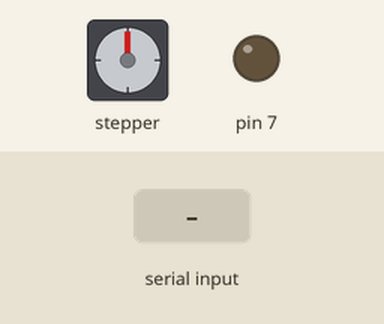
The sketch below on a simulated Arduino Uno, built with avr-gcc and run on an emulated ATmega328P. Parts: stepper motor, output pins drawn as LEDs (lit = HIGH). Inputs (shaded band) come from the test bench. Stepper angles assume 2048 steps per turn; what the sketch prints to the serial monitor is not drawn.

Above: at 1.2 s.
1.3 s: "welcome!\n" received over the second serial link
At 1.45 s:
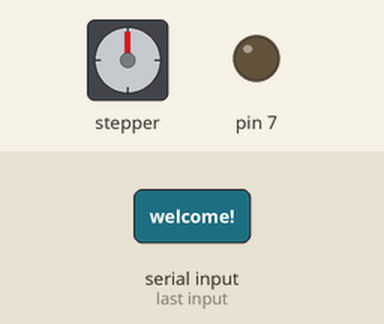
At 2.08 s:
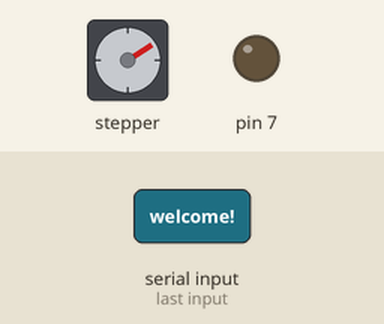
Timing chart, 0 to 56.1 s (numbered marks = the images above; inputs shaded):
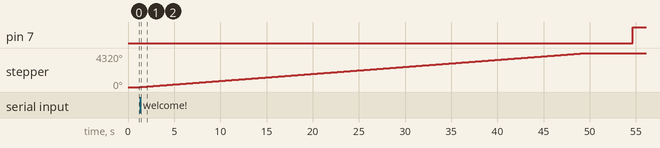

Measured:
- after the input at 1.3 s, pin 7: LOW → HIGH after 53.4 s; stepper: turns 4320° clockwise in 48.4 s, starting at once

The sketch:

EVcharger.ino
```cpp
#include <SoftwareSerial.h>
#include <Stepper.h>

SoftwareSerial HC06(2, 3);


const int stepsPerRevolution = 2048;

Stepper myStepper(stepsPerRevolution,11,9,10,8);


void setup() {
  Serial.begin(9600);
  HC06.begin(9600);
  myStepper.setSpeed(15);
  pinMode(7,OUTPUT);
}

void loop() {
  if(HC06.available()){
    String text = HC06.readStringUntil(0x0A);
    if(text == "welcome!"){
      Serial.println("모터쪽으로 가는 신호");
      myStepper.step(-40960);
      delay(5000);
      digitalWrite(7,HIGH);
    }
    else if(text == "goodbye!"){
      Serial.println("모터에서 멀어지는 신호");
      myStepper.step(40960);
      delay(5000);
      digitalWrite(7,HIGH);
    }
    else if(text == "led!"){
      Serial.println("LED OFF 신호");
      delay(100);
      digitalWrite(7,LOW);
    }
    Serial.println(text);
  }

  if(Serial.available()){
    String text = Serial.readStringUntil(0x0A);
    HC06.println(text);
  }
}
```
